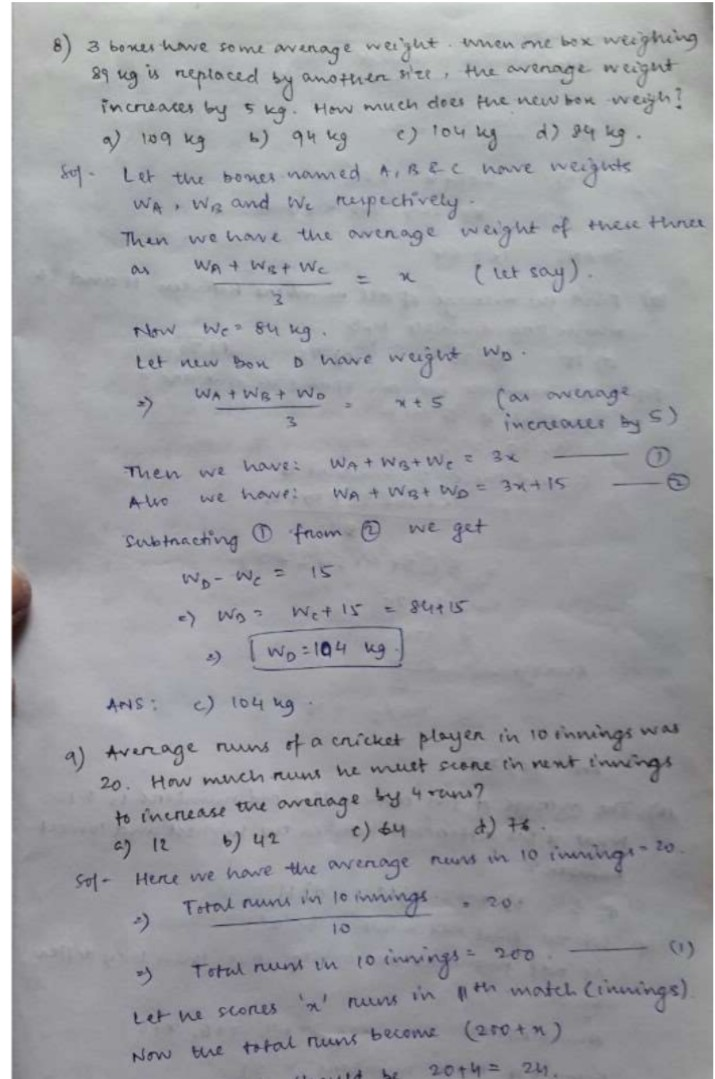
#> input picture Epo Automation Content.jpeg, 715 x 1079 px
$ jupyter execute --allow-errors 'Assignment 3  (Role - Computer Vision).ipynb'   (Python 2 division)
#> lines starting #> are read from the running program, lines starting #| are printed output that depends on the picture
[cell 1]
import cv2
import numpy as np
from PIL import Image ,ImageEnhance
from PIL import ImageFilter
import matplotlib.pyplot as plt
import pytesseract

[cell 2]
img = Image.open("Epo Automation Content.jpeg")
#> img is the input picture: PIL image 715x1079 RGB; mean R, G, B 155.9, 156.8, 161.4

#enhance edge
edge_enhanced = img.filter(ImageFilter.EDGE_ENHANCE)

plt.imshow(edge_enhanced)
plt.subplot(1,2,1)
plt.imshow(img)
plt.title("Original")
plt.subplot(1,2,2)
plt.imshow(edge_enhanced)
plt.title("Enhanced")
edge_enhanced.save("enhanced.png")
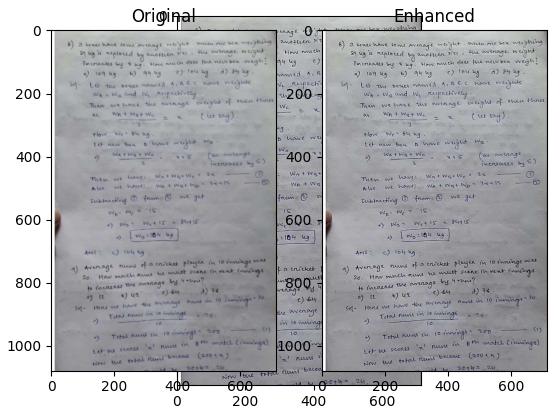
#> figure drawn by matplotlib, 3 panels

[cell 3]
#threshold to binary inverstion
img= Image.open("enhanced.png") #read image
gray = img.convert('L')
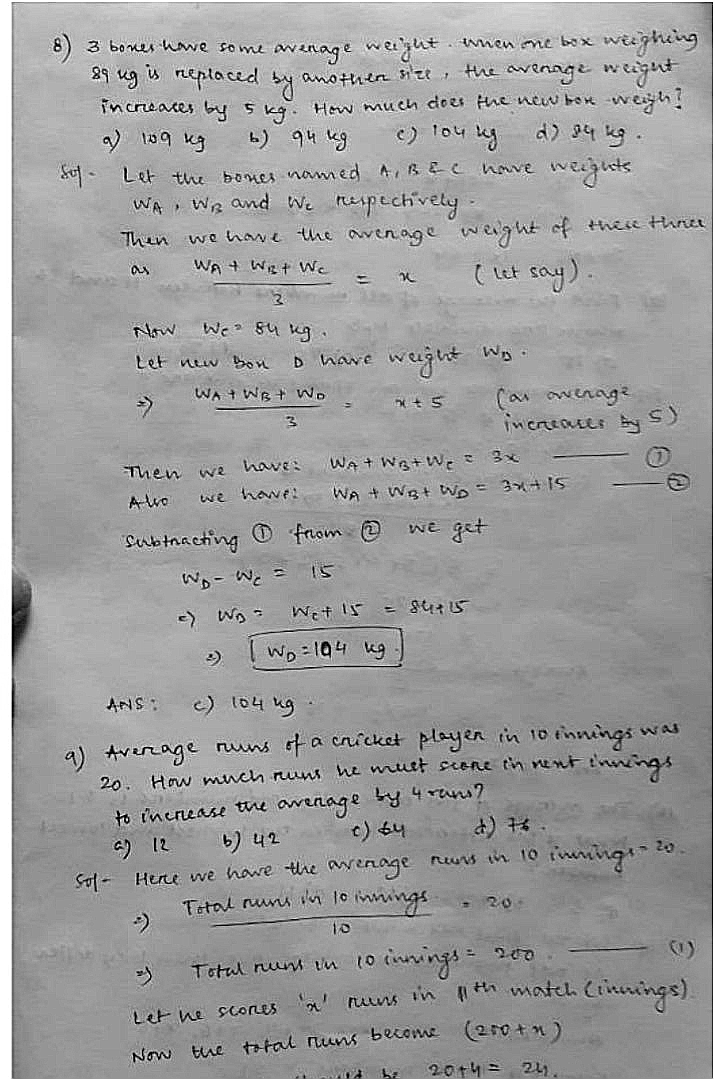
#> gray: PIL image 715x1079 L; min 0, max 255, mean 157.1
bw = gray.point(lambda x: 0 if x<128 else 255, '1')
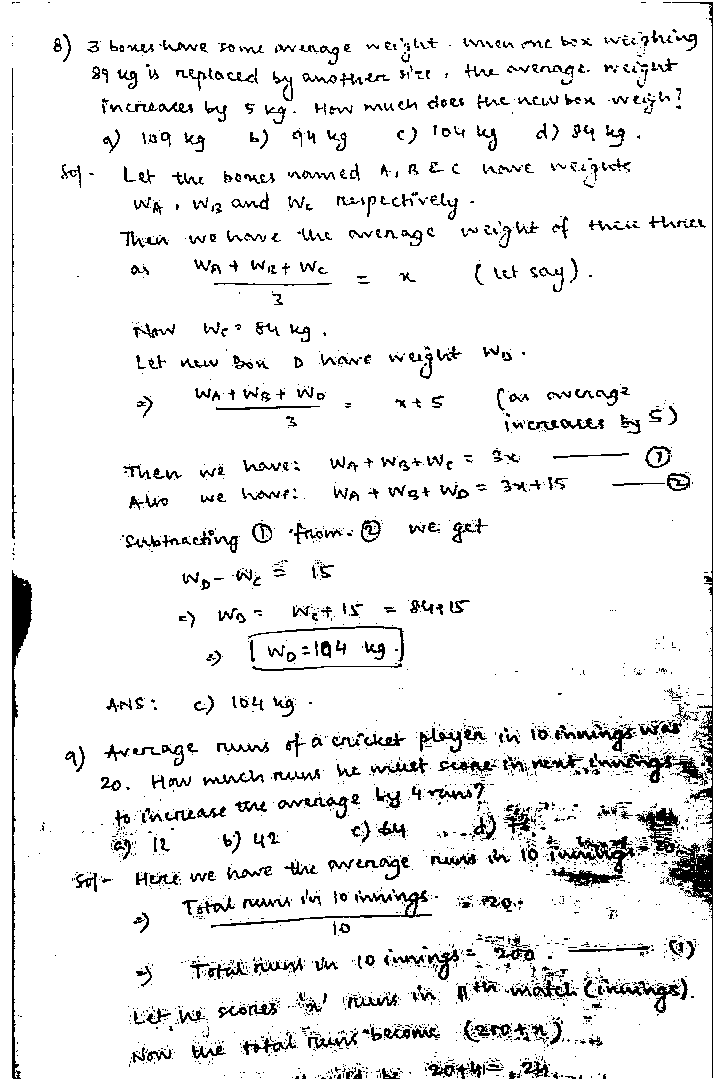
#> bw: PIL image 715x1079 1; 92.5% white; black in thin lines or dots
bw.save("black_white.png")

#enhance edge
img= Image.open("black_white.png") #read image
edge_enhanced = img.filter(ImageFilter.EDGE_ENHANCE)
edge_enhanced.save("final_enhanced.png")


plt.subplot(1,2,1)
plt.imshow(bw)
plt.title("Black_White")
plt.subplot(1,2,2)
plt.imshow(edge_enhanced)
plt.title("Enhanced ")
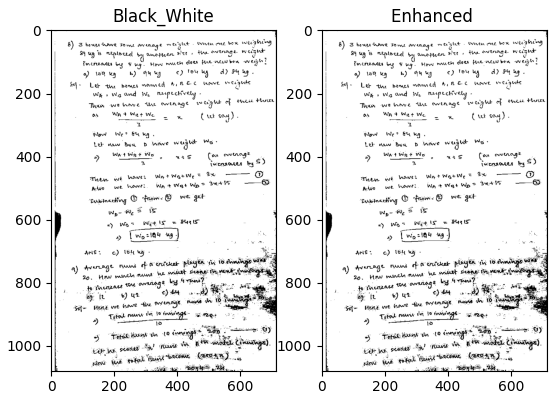
#> figure drawn by matplotlib, 2 panels
